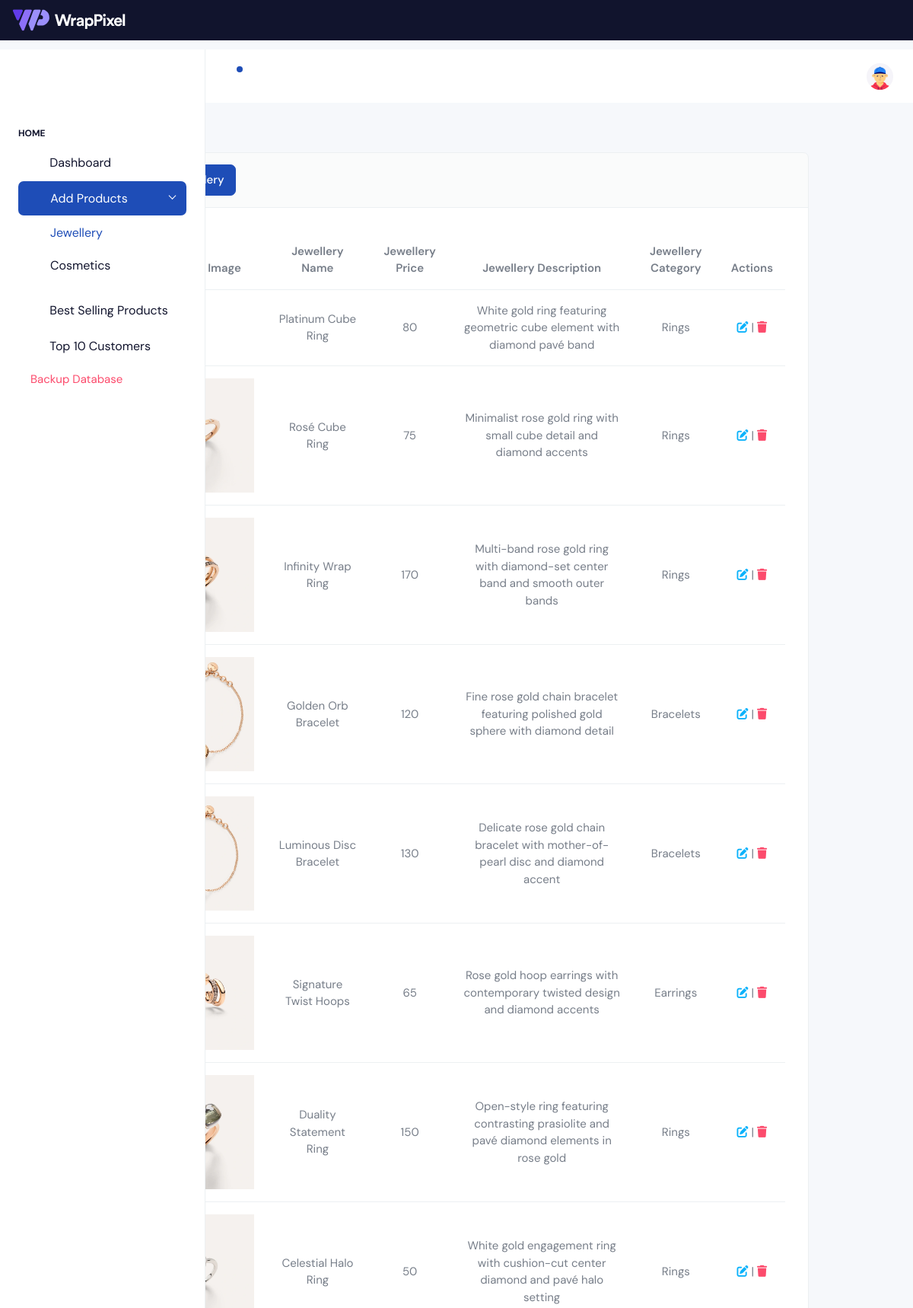
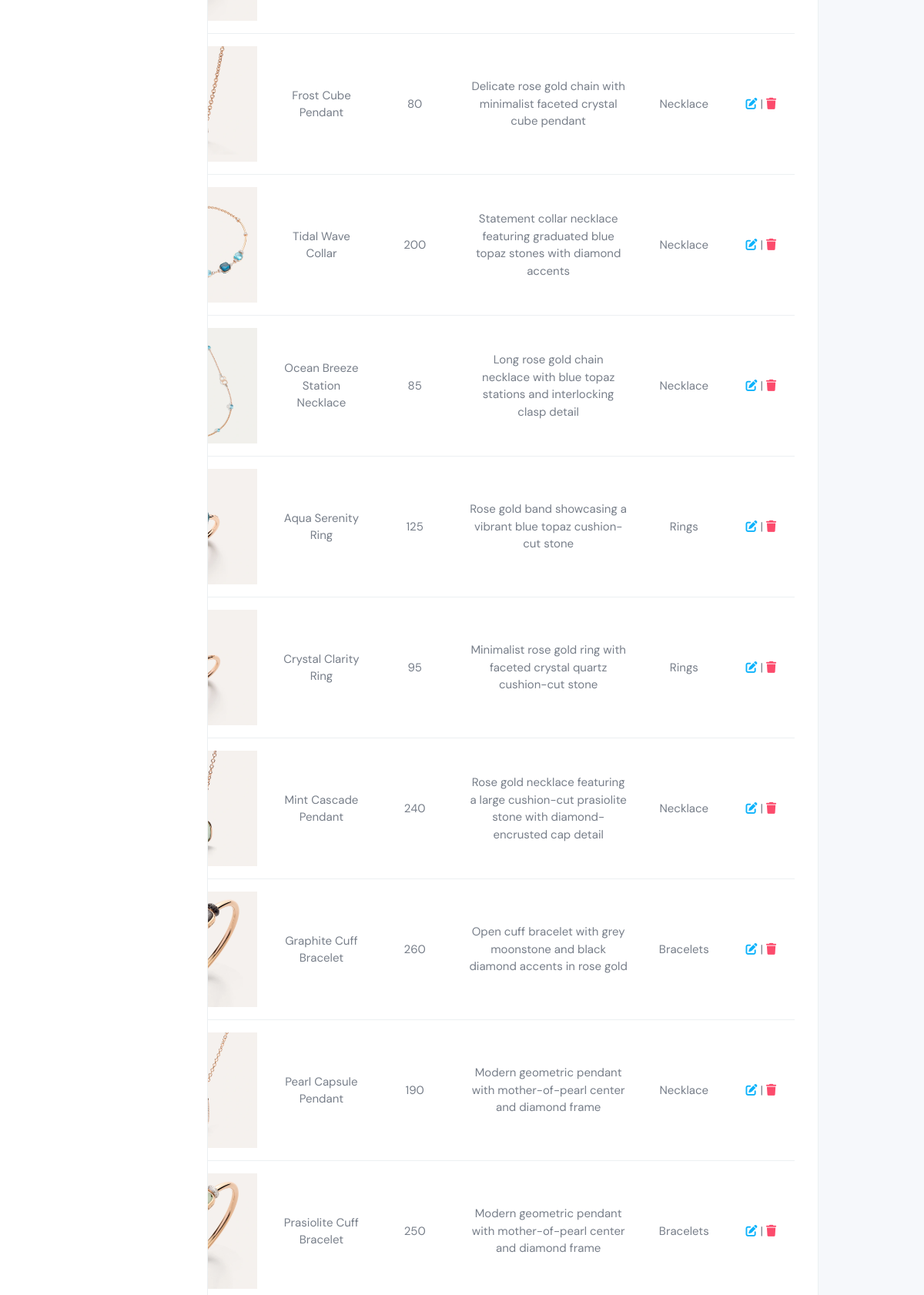
Page /Admin/jewellery.php (signed in, upper part) on the committed database (2 pictures, top to bottom).
### tables this page shows
CREATE TABLE `jewellery` (
  `id` int(11) NOT NULL,
  `name` varchar(50) NOT NULL,
  `price` int(11) NOT NULL,
  `image` varchar(250) NOT NULL,
  `description` varchar(500) NOT NULL,
  `category` varchar(50) NOT NULL
);

### Admin/jewellery.php (the view, shortened to what this page needs)
<?php include("header.php"); ?>
<div class="container" style="margin-top: 200px;">
    <div class="row justify-content-center">
        <div class="col-10">
            <div class="card card-default">
                <div class="card-header card-header-border-bottom d-flex justify-content-between">
                    <a href="add_jewellery.php" class="btn btn-primary"><b>+</b> Add Jewellery</a>
                </div>
                <div class="card-body">
                    <div class="basic-data-table">
                        <table id="basic-data-table" class="table nowrap text-center" style="width:100%">
                            <thead>
                                <tr>
                                    <th>Jewellery Image</th>
                                    <th>Jewellery Name</th>
                                    <th>Jewellery Price</th>
                                    <th>Jewellery Description</th>
                                    <th>Jewellery Category</th>
                                    <th>Actions</th>
                                </tr>
                            </thead>
                            <tbody>
                                <?php
                                include('connection.php');
                                $sql = "SELECT * FROM jewellery ORDER BY id DESC";
                                $run = mysqli_query($con, $sql);
                                while ($row = mysqli_fetch_array($run)) {
                                ?>
                                    <tr>
                                        <td class="align-middle"><img src="<?php echo $row[3]; ?>" alt="" height="150"></td>
                                        <td class="align-middle"><?php echo $row[1]; ?></td>
                                        <td class="align-middle"><?php echo $row[2]; ?></td>
                                        <td class="align-middle"><?php echo $row[4]; ?></td>
                                        <td class="align-middle"><?php echo $row[5]; ?></td>
                                        <td class="align-middle">
                                            <a href="updateJewellery.php?id=<?php echo $row[0]; ?>"><i class="fa-solid fa-pen-to-square text-info"></i></a> |
                                            <a href="delete_jewellery.php?id=<?php echo $row[0]; ?>"><i class="fa-solid fa-trash text-danger"></i></a>
                                        </td>
                                    </tr>
                                <?php } ?>
                            </tbody>
                        </table>
                    </div>
                </div>
            </div>
        </div>
    </div>
</div>

### rows in the picture
jewellery: name "Platinum Cube Ring", price "80", description "White gold ring featuring geometric cube element with diamond pavé band", category "Rings"
jewellery: name "Rosé Cube Ring", price "75", description "Minimalist rose gold ring with small cube detail and diamond accents", category "Rings"
jewellery: name "Infinity Wrap Ring", price "170", description "Multi-band rose gold ring with diamond-set center band and smooth outer bands", category "Rings"
jewellery: name "Golden Orb Bracelet", price "120", description "Fine rose gold chain bracelet featuring polished gold sphere with diamond detail", category "Bracelets"
jewellery: name "Luminous Disc Bracelet", price "130", description "Delicate rose gold chain bracelet with mother-of-pearl disc and diamond accent", category "Bracelets"
jewellery: name "Signature Twist Hoops", price "65", description "Rose gold hoop earrings with contemporary twisted design and diamond accents", category "Earrings"
jewellery: name "Duality Statement Ring", price "150", description "Open-style ring featuring contrasting prasiolite and pavé diamond elements in rose gold", category "Rings"
jewellery: name "Celestial Halo Ring", price "50", description "White gold engagement ring with cushion-cut center diamond and pavé halo setting", category "Rings"
jewellery: name "Frost Cube Pendant", price "80", description "Delicate rose gold chain with minimalist faceted crystal cube pendant", category "Necklace"
jewellery: name "Tidal Wave Collar", price "200", description "Statement collar necklace featuring graduated blue topaz stones with diamond accents", category "Necklace"
jewellery: name "Ocean Breeze Station Necklace", price "85", description "Long rose gold chain necklace with blue topaz stations and interlocking clasp detail", category "Necklace"
jewellery: name "Aqua Serenity Ring", price "125", description "Rose gold band showcasing a vibrant blue topaz cushion-cut stone", category "Rings"
jewellery: name "Crystal Clarity Ring", price "95", description "Minimalist rose gold ring with faceted crystal quartz cushion-cut stone", category "Rings"
jewellery: name "Mint Cascade Pendant", price "240", description "Rose gold necklace featuring a large cushion-cut prasiolite stone with diamond-encrusted cap detail", category "Necklace"
jewellery: name "Graphite Cuff Bracelet", price "260", description "Open cuff bracelet with grey moonstone and black diamond accents in rose gold", category "Bracelets"
jewellery: name "Pearl Capsule Pendant", price "190", description "Modern geometric pendant with mother-of-pearl center and diamond frame", category "Necklace"
jewellery: name "Prasiolite Cuff Bracelet", price "250", description "Modern geometric pendant with mother-of-pearl center and diamond frame", category "Bracelets"
